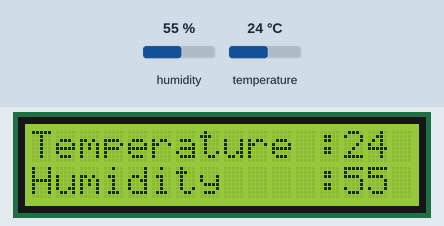
The sketch below on a simulated ESP8266 (NodeMCU). On the bench: 16×2 character LCD. Inputs (shaded band) come from the test bench; at power-on: humidity 55 %, temperature 24 °C.

Above: at 1.3 s.
1.4 s: humidity set to 22 %
At 3.5 s:
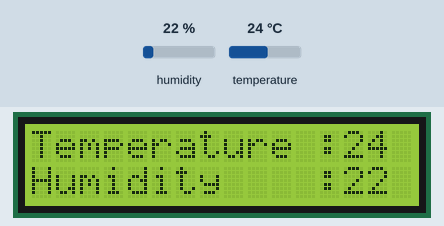
3.8 s: temperature set to 12 °C
At 5.7 s:
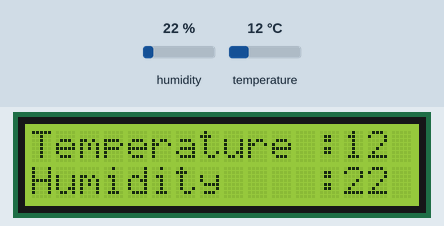
6.0 s: humidity set to 40 %
At 7.9 s:
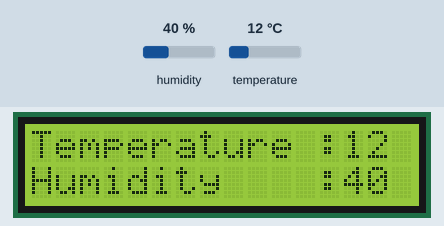
8.2 s: temperature set to 19 °C
At 10.4 s:
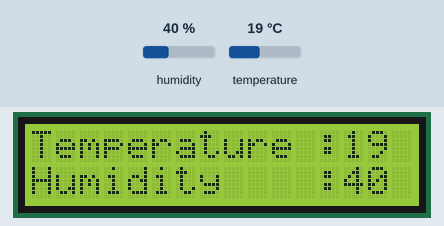
Timing chart, 0 to 11.5 s (numbered marks = the images above; inputs shaded):
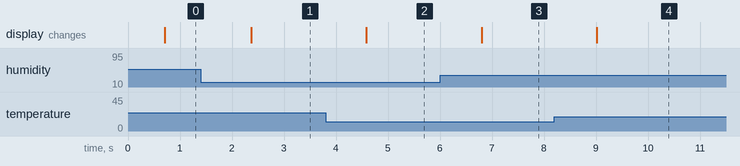

Measured:
- after the input at 1.4 s, the display: changes after 0.97 s (image 1)
- after the input at 3.8 s, the display: changes after 0.78 s (image 2)
- after the input at 6.0 s, the display: changes after 0.80 s (image 3)
- after the input at 8.2 s, the display: changes after 0.81 s (image 4)

The sketch:

Garden_System_Project.ino
```cpp
#include <LiquidCrystal_I2C.h>
#include<DHT11.h>

// D3 DHT OUT
// D1 SCL : D2 SDA


DHT11 dht11(D3);
LiquidCrystal_I2C lcd(0x27, 16, 2);

void setup() {
  lcd.begin(16,2);
  lcd.init();
  lcd.backlight();
  lcd.clear();

  lcd.setCursor(1, 0);
  lcd.print("Smart Gardening");
  lcd.setCursor(5, 1);
  lcd.print("System");
}

void loop() {
  int temperature = 0;
  int humidity = 0;

  int result = dht11.readTemperatureHumidity(temperature, humidity);
  if (result == 0){
    lcd.clear();
    lcd.setCursor(0,0);
    lcd.print("Temperature :");
    lcd.setCursor(13,0);
    lcd.print(temperature);
    lcd.setCursor(0,1);
    lcd.print("Humidity");
    lcd.setCursor(12,1);
    lcd.print(":");
    lcd.setCursor(13,1);
    lcd.print(humidity);
  }
  else
  {
    lcd.clear();
    lcd.setCursor(2,0);
    lcd.print("No record is");
    lcd.setCursor(3,1);
    lcd.print("collected");
  }
}
```
